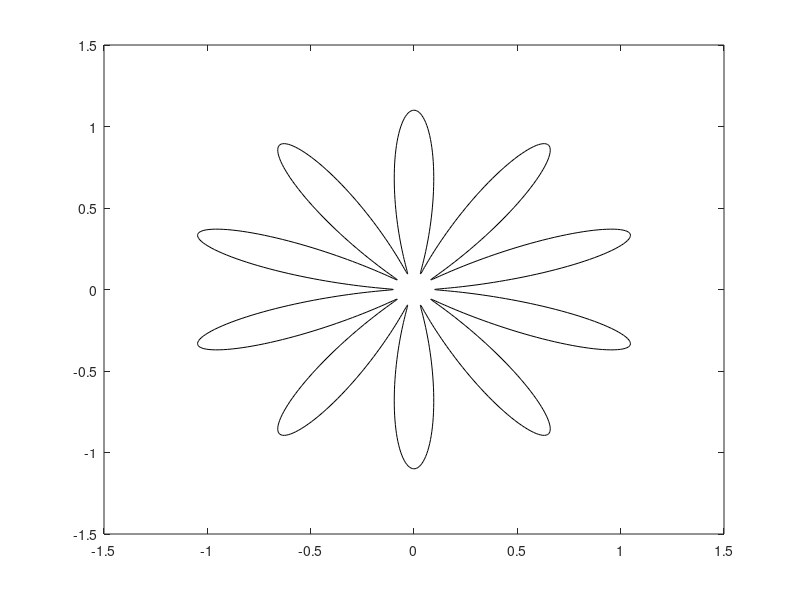

MATLAB code to generate this figure: (Note: this script raises an error after producing the figure.)
% Code by Isabel Beach 
% Applies the Birkhoff curve shortening process to a curve.
%
% Parameters --------------------------------------------------------------
% iterations: number of times to run the Birkhoff process.
% delta: ideal spacing between sampled points in the curve at each step.
% curveResMin: minimum number of points to sample from the curve at each 
%              step (even if the spacing is less than delta).
% curveResInitial: number of sampled points in the initial curve.
% boxSize: size of plot. The area graphed will be [-boxSize, boxSize]^2 in 
%          cartesian coordinates. 

iterations = 300;
delta = 1/20;
curveResMin = 15;
curveResInitial = 1000;
boxSize = 1.5;

% Code --------------------------------------------------------------------

% create initial curve
theta = linspace(0, 2*pi, curveResInitial);
theta(end) = [];
x = (sin(5*theta).^2+0.1).*cos(theta);
y = (sin(5*theta).^2+0.1).*sin(theta);

for i = 1:iterations+1
    % plot curve
    figure(1);
    plot(x([1:end, 1]), y([1:end, 1]), '-k');
    axis([-boxSize boxSize -boxSize boxSize]);
    % apply BCSP
    [x, y] = birkhoff(x, y, delta, curveResMin);
    [x, y] = getMidpoints(x, y);
end

function [xNew, yNew] = birkhoff(x, y, idealDelta, minCurveRes)
    % Apply one iteration of the birkhoff process to the curve (x, y).
    % Since geodesics in the plane are given by line segments, we resample
    % the initial curve as (xNew, yNew) and assume consecutive points are
    % connected by straight line segments.
    % x: real vector.
    % y: real vector the same size as x.
    % idealDelta: real number.
    % minCurveRes: real number.
    % xNew: real vector the same size as x.
    % yNew: real vector the same size as x.
    
    curveLength = sum(sqrt(diff(x).^2 + diff(y).^2));
    segmentNum = max(ceil(curveLength/idealDelta), minCurveRes - 1);
    delta = curveLength/segmentNum;
    xNew = x(1);
    yNew = y(1);    
    ptCurrent = [x(1), y(1)];
    ptNext = [x(2), y(2)];
    nextIndex = 3;
    
    for i = 1:segmentNum
        distanceRemaining = delta;
        while distanceRemaining > 1e-15
            forwardStepLength = norm(ptNext - ptCurrent);
            if forwardStepLength < distanceRemaining
                ptCurrent = ptNext;
                ptNext = [x(nextIndex), y(nextIndex)];
                nextIndex = nextIndex + 1;
                if nextIndex == numel(x)
                    nextIndex = 1;
                end
            else
                segment =  ptNext - ptCurrent; 
                ptCurrent = ptCurrent + distanceRemaining.*segment/norm(segment);
                xNew(end + 1) = ptCurrent(1);
                yNew(end + 1) = ptCurrent(2);
            end
            distanceRemaining = distanceRemaining - forwardStepLength;
        end
    end
end

function [xNew, yNew] = getMidpoints(x, y)
    % Returns the midpoints of consecutive points (in a linear sense) given
    % by (x, y).
    % x: real vector.
    % y: real vector the same size as x.
    % xNew: real vector the same size as x.
    % yNew: real vector the same size as x.

    forwardIndex = [2:numel(x), 1];
    xNew = (x(forwardIndex) + x)/2;
    yNew = (y(forwardIndex) + y)/2;
end